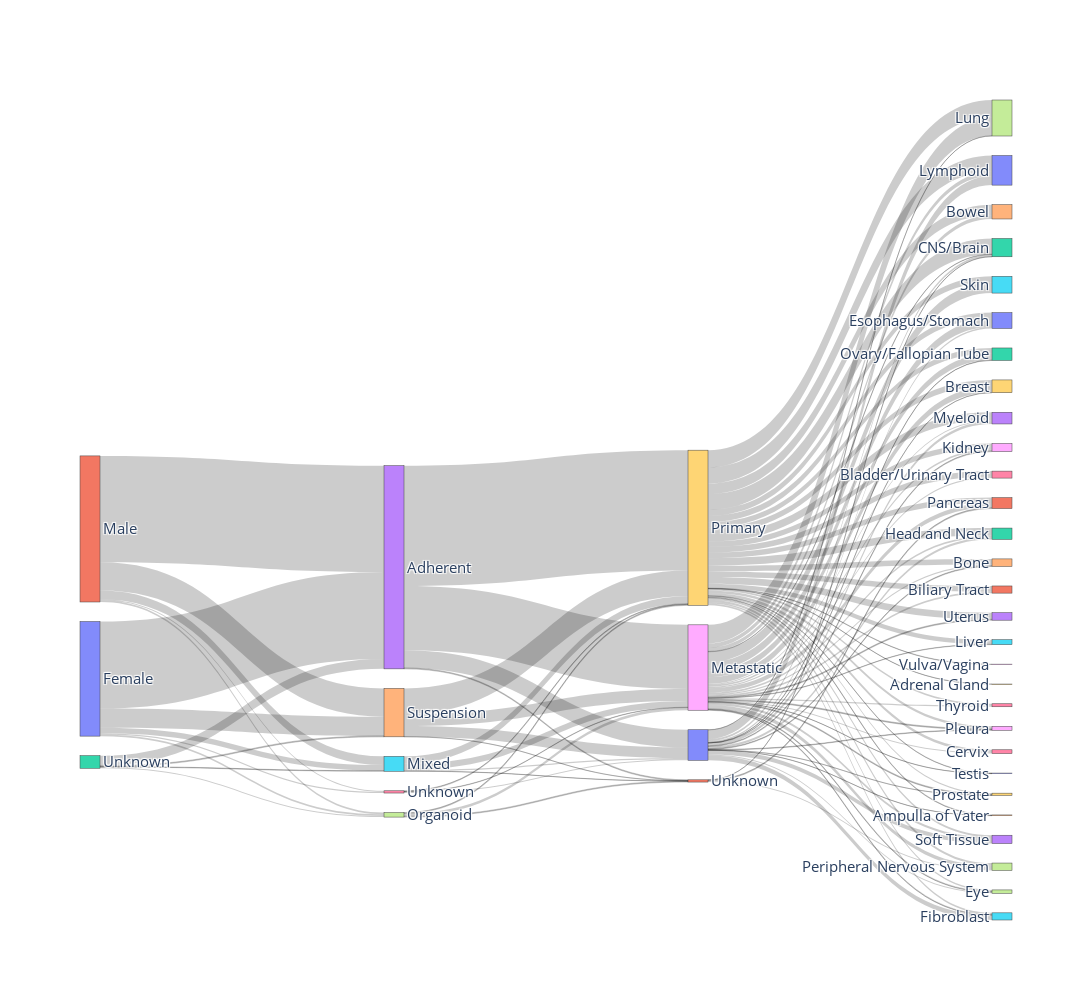

Source (notebook cell):
### Code cell
# plot sample info for cell lines (sankey plot)
depmap_samples = depmap_sample_df.index.intersection(tot_gene_df.index)
depmap_sample_df = depmap_sample_df.loc[depmap_samples]

tmp = depmap_sample_df
tmp["weight"] = 1
link_sankey_plot = generate_sankey_chart_data(tmp, ['Sex', 'GrowthPattern', 'PrimaryOrMetastasis', 'OncotreeLineage'], 'weight')

# make plot
node = dict(label = link_sankey_plot[0], pad = 50, thickness = 20)
link = dict(source = link_sankey_plot[1], target = link_sankey_plot[2], value = link_sankey_plot[3])
data_plot = go.Sankey(link=link, node=node)
fig = go.Figure(data_plot)
fig.update_layout(
    autosize=False,
    width=1200,
    height=1000, 
    font_size=15
)
fig.show()
fig.write_image(FOLD_PROJECT + "data_preprocessing/plot/samples_DEPMAP.pdf")

### Figure 1 — Plotly figure (JSON) as saved in the notebook; plotly's stock layout.template omitted (floating-point values rounded to 4 significant figures)
{"data": [{"link": {"source": [0, 0, 0, 0, 0, 1, 1, 1, 1, 1, 2, 2, 2, 2, 3, 3, 3, 3, 4, 4, 4, 4, 5, 5, 5, 5, 6, 6, 6, 7, 7, 7, 8, 8, 8, 8, 8, 8, 8, 8, 8, 8, 8, 8, 8, 8, 8, 8, 8, 8, 8, 8, 8, 8, 8, 8, 8, 8, 9, 9, 9, 9, 9, 9, 9, 9, 9, 9, 9, 9, 9, 9, 9, 9, 9, 9, 9, 9, 9, 9, 9, 9, 9, 9, 9, 9, 9, 10, 10, 10, 10, 10, 10, 10, 10, 10, 10, 10, 10, 10, 10, 10, 10, 11, 11, 11], "target": [3, 4, 5, 6, 7, 3, 4, 5, 6, 7, 3, 4, 5, 7, 8, 9, 10, 11, 8, 9, 10, 11, 8, 9, 10, 11, 8, 9, 10, 8, 9, 11, 12, 13, 14, 15, 16, 17, 18, 19, 20, 21, 22, 23, 24, 25, 26, 27, 28, 29, 30, 31, 32, 33, 35, 36, 37, 40, 12, 13, 14, 15, 16, 17, 18, 19, 20, 21, 22, 23, 24, 25, 26, 27, 28, 29, 30, 31, 32, 33, 34, 35, 36, 37, 38, 39, 40, 12, 13, 17, 18, 19, 20, 22, 23, 24, 25, 28, 29, 30, 32, 34, 37, 21, 22, 27], "value": [461, 102, 30, 6, 9, 564, 150, 46, 6, 9, 53, 5, 3, 6, 340, 639, 94, 5, 64, 136, 56, 1, 33, 39, 6, 1, 2, 4, 6, 14, 5, 5, 35, 6, 20, 56, 7, 99, 10, 35, 22, 24, 2, 12, 6, 4, 6, 20, 5, 5, 44, 8, 9, 5, 2, 6, 4, 1, 29, 42, 56, 33, 30, 91, 29, 32, 86, 29, 83, 10, 30, 9, 10, 13, 13, 6, 33, 30, 40, 35, 3, 24, 14, 8, 2, 1, 2, 2, 14, 1, 4, 1, 49, 11, 22, 4, 25, 3, 1, 7, 11, 1, 6, 5, 1, 6]}, "node": {"label": ["Female", "Male", "Unknown", "Adherent", "Suspension", "Mixed", "Unknown", "Organoid", "Metastatic", "Primary", null, "Unknown", "Ovary/Fallopian Tube", "Myeloid", "Bowel", "Skin", "Bladder/Urinary Tract", "Lung", "Kidney", "Breast", "Lymphoid", "Pancreas", "CNS/Brain", "Soft Tissue", "Bone", "Fibroblast", "Thyroid", "Peripheral Nervous System", "Pleura", "Prostate", "Esophagus/Stomach", "Biliary Tract", "Head and Neck", "Uterus", "Ampulla of Vater", "Liver", "Cervix", "Eye", "Vulva/Vagina", "Adrenal Gland", "Testis"], "pad": 50, "thickness": 20}, "type": "sankey"}], "layout": {"autosize": false, "font": {"size": 15}, "height": 1000, "width": 1200}}
